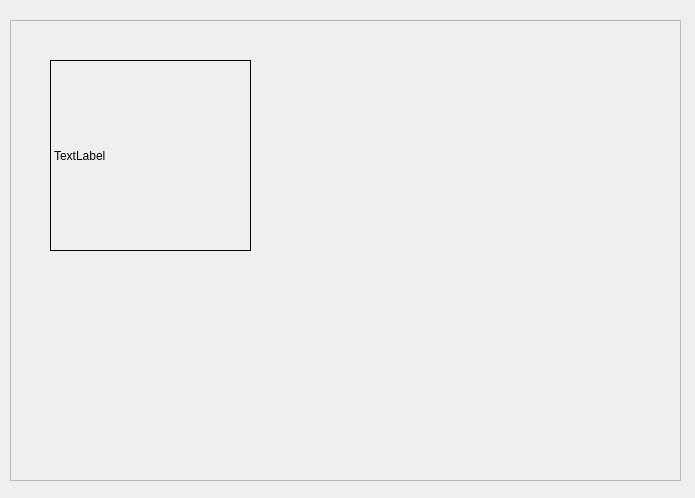
<?xml version="1.0" encoding="UTF-8"?>
<ui version="4.0">
 <class>Resultat</class>
 <widget class="QWidget" name="Resultat">
  <property name="geometry">
   <rect>
    <x>0</x>
    <y>0</y>
    <width>695</width>
    <height>498</height>
   </rect>
  </property>
  <property name="windowTitle">
   <string>Resultat</string>
  </property>
  <property name="styleSheet">
   <string notr="true">background-image: url(:/img/deducModif.png);</string>
  </property>
  <widget class="QFrame" name="frame">
   <property name="geometry">
    <rect>
     <x>10</x>
     <y>20</y>
     <width>671</width>
     <height>461</height>
    </rect>
   </property>
   <property name="frameShape">
    <enum>QFrame::StyledPanel</enum>
   </property>
   <property name="frameShadow">
    <enum>QFrame::Raised</enum>
   </property>
   <widget class="QLabel" name="label">
    <property name="geometry">
     <rect>
      <x>40</x>
      <y>40</y>
      <width>201</width>
      <height>191</height>
     </rect>
    </property>
    <property name="frameShape">
     <enum>QFrame::Panel</enum>
    </property>
    <property name="text">
     <string>TextLabel</string>
    </property>
    <property name="scaledContents">
     <bool>true</bool>
    </property>
   </widget>
  </widget>
 </widget>
 <resources/>
 <connections/>
</ui>
